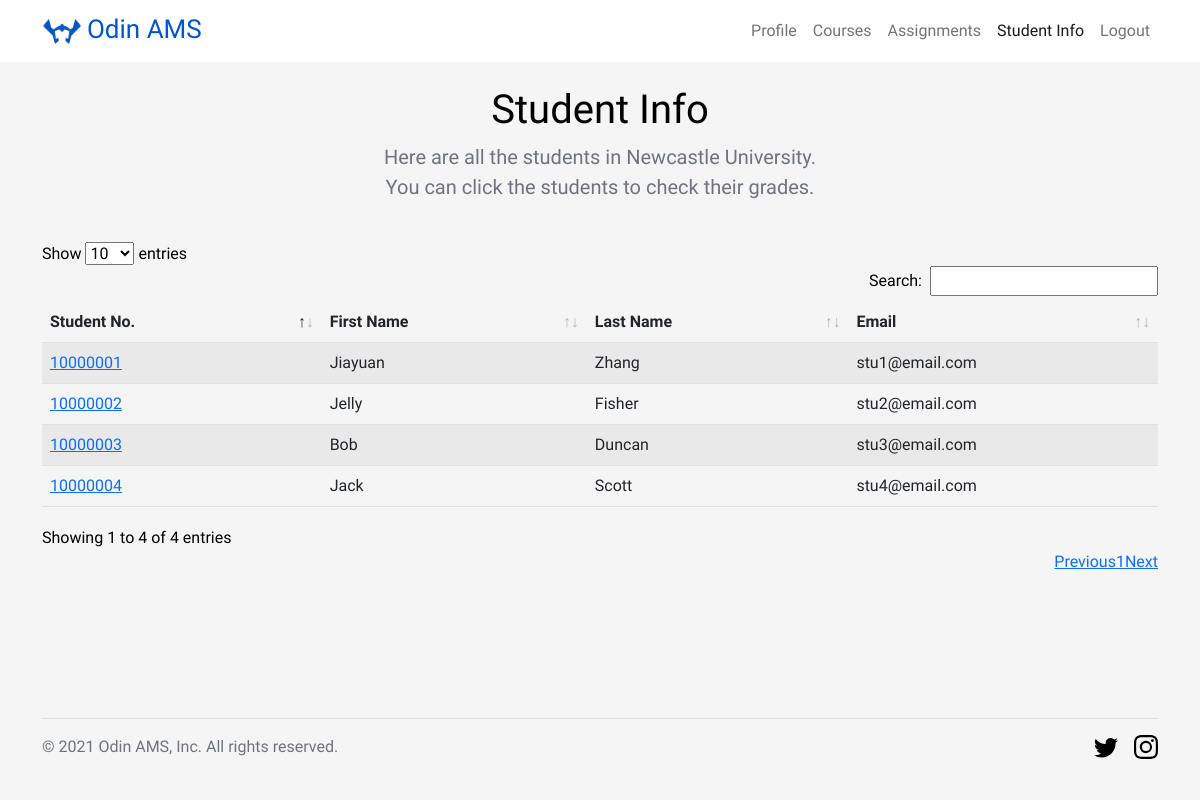
Screenshot of /student_info (signed in) with the database file from the repository.
### models.py (models this page shows, shortened)
class School(db.Model):
    __tablename__ = 'School'
    ID = db.Column(db.Integer, primary_key=True)
    schoolName = db.Column(db.String(100), nullable=False)

class User(db.Model, UserMixin):
    __tablename__ = 'User'
    email = db.Column(db.String(100), primary_key=True)
    role = db.Column(db.String(10), nullable=False)
    password = db.Column(db.String(300), nullable=False)
    schoolID = db.Column(db.Integer, db.ForeignKey(School.ID), nullable=False)
    firstName = db.Column(db.String(30), nullable=False)
    surname = db.Column(db.String(30), nullable=False)
    UID = db.Column(db.String(36), nullable=False)
    approved = db.Column(db.Boolean, nullable=False)

### users/views.py (the view)
@users_blueprint.route('/student_info')
@login_required
@requires_roles('teacher')
def student_info():
    users = User.query.filter_by(schoolID=current_user.schoolID).all()
    students = []
    for s in users:
        if s.role == "student":
            students.append(s)
    school = School.query.filter_by(ID=current_user.schoolID).first().schoolName
    return render_template('student-info.html', students=students, school=school)

### app.py (called while the page is built)
def login_required(func):
    @wraps(func)
    def decorated_view(*args, **kwargs):
        if request.method in EXEMPT_METHODS:
            return func(*args, **kwargs)
        elif not current_user.is_authenticated:
            logging.warning('SECURITY - Anonymous invalid access| | |%s', request.remote_addr)
            return current_app.login_manager.unauthorized() and render_template('errors/403.html')
        return func(*args, **kwargs)
    return decorated_view

def requires_roles(*roles):
    def wrapper(f):
        @wraps(f)
        def wrapped(*args, **kwargs):
            if not current_user.is_authenticated:
                return f(*args, **kwargs)
            elif current_user.role not in roles:
                logging.warning('SECURITY - UNAUTHORISED ACCESS ATTEMPT|%s|%s|%s',
                                current_user.UID,
                                current_user.email,
                                request.remote_addr)
                return render_template('errors/403.html')
            return f(*args, **kwargs)
        return wrapped
    return wrapper

    @login_manager.user_loader
    def load_user(email):
        return User.query.get(email)

### templates/student-info.html (shortened to what this page needs)
<!DOCTYPE html>
<html>
<head>
    <link rel="stylesheet" href="{{ url_for('static',filename='css/bootstrap.min.css') }}">
    <link rel="stylesheet" href="{{ url_for('static',filename='css/base.css') }}">
    <link rel="stylesheet" href="{{ url_for('static',filename='css/dataTables.bootstrap5.min.css') }}">
</head>
<body>
	<header>
		<nav id="header-nav" class="navbar navbar-expand-lg navbar-light">
			<div class="container">
				<a class="navbar-brand" href="{{ url_for('users.welcome') }}">
					<img src="../static/image/logo.png" alt="Logo" width="40" height="37.6" class="d-inline-block align-text-center">
					<span>Odin AMS</span>
				</a>
		        <div id="navbarSupportedContent" class="collapse navbar-collapse">
		           <ul class="navbar-nav ms-auto mb-2 mb-lg-0">
			        	<li class="nav-item">
			            	<a class="nav-link" href="{{ url_for('users.profile') }}"><span>Profile</span></a>
			            </li>
			            <li class="nav-item">
			            	<a class="nav-link" href="{{ url_for('courses.courses') }}"><span>Courses</span></a>
			            </li>
			            <li class="nav-item">
			            	<a class="nav-link" href="{{ url_for('assignments.assignments') }}"><span>Assignments</span></a>
			            </li>
			            <li class="nav-item">
			            	<a class="nav-link active" href="{{ url_for('users.student_info') }}"><span>Student Info</span></a>
			            </li>
			            <li class="nav-item">
			            	<a class="nav-link" href="{{ url_for('users.logout') }}"><span>Logout</span></a>
			            </li>
		          	</ul>
		        </div>
			</div>
		</nav>
	</header>
	<div id="page-container">
		<section class="text-center container">
    		<div class="row py-4">
      			<div class="col-lg-6 col-md-8 mx-auto">
			        <h1 class="fw-light">Student Info</h1>
			        <p class="lead text-muted">Here are all the students in {{ school }}. <br>You can click the students to check their grades.
                    </p>
      			</div>
    		</div>
  		</section>
        <div class="container">
            <table id="result-list" class="table table-striped table-hover" style="width:100%">
                <thead>
                    <tr>
                        <th>Student No.</th>
                        <th>First Name</th>
                        <th>Last Name</th>
                        <th>Email</th>
                    </tr>
                </thead>
                <tbody>
                    {% for student in students %}
                        <tr>
                            <td>
                                <form id="student{{ loop.index }}" method="POST" action="/student_info/results">
                                    <a href="#" onclick="document.getElementById('student{{ loop.index }}').submit();">
                                    {{ student.UID }}
                                    </a>
                                </form>
                            </td>
                                <td>{{ student.firstName }}</td>
                                <td>{{ student.surname }}</td>
                                <td>{{ student.email }}</td>
                        </tr>
                    {% endfor %}
                </tbody>
            </table>
        </div>
		<footer>
			<div class="container">
				<div class="d-flex flex-wrap justify-content-between align-items-center py-3 my-4 border-top">
					<div class="col-md-4 d-flex align-items-center">
	      				<span class="text-muted">&copy; 2021 Odin AMS, Inc. All rights reserved.</span>
	   				</div>
	    			<ul class="nav col-md-4 justify-content-end list-unstyled d-flex">
	      				<li class="ms-3"><a class="text-muted" href="https://twitter.com/UniofNewcastle?ref_src=twsrc%5Egoogle%7Ctwcamp%5Eserp%7Ctwgr%5Eauthor" target="_blank"><svg class="bi" width="24" height="24"><use xlink:href="#twitter"/></svg></a></li>
	      				<li class="ms-3"><a class="text-muted" href="https://www.instagram.com/hadjshell/" target="_blank"><svg class="bi" width="24" height="24"><use xlink:href="#instagram"/></svg></a></li>
	    			</ul>
				</div>
			</div>
		</footer>
	</div>
</body>
</html>

### static/css/base.css (style rules this page uses)
body { font-size: 16px; font-family: 'Readex Pro', sans-serif; background: #f5f5f5; color: black; }
#page-container { position: relative; min-height: 85vh; }
#header-nav { background: white; padding: 5px; }
.navbar-brand span { font-size: 1.3em; color: #0056d2; }
footer { position: absolute; bottom: 0; width: 100%; height: 3rem; }

### rows the page displays
School: schoolName "Newcastle University"
User: UID "10000001", firstName "Jiayuan", surname "Zhang", email "stu1@email.com"
User: UID "10000002", firstName "Jelly", surname "Fisher", email "stu2@email.com"
User: UID "10000003", firstName "Bob", surname "Duncan", email "stu3@email.com"
User: UID "10000004", firstName "Jack", surname "Scott", email "stu4@email.com"
